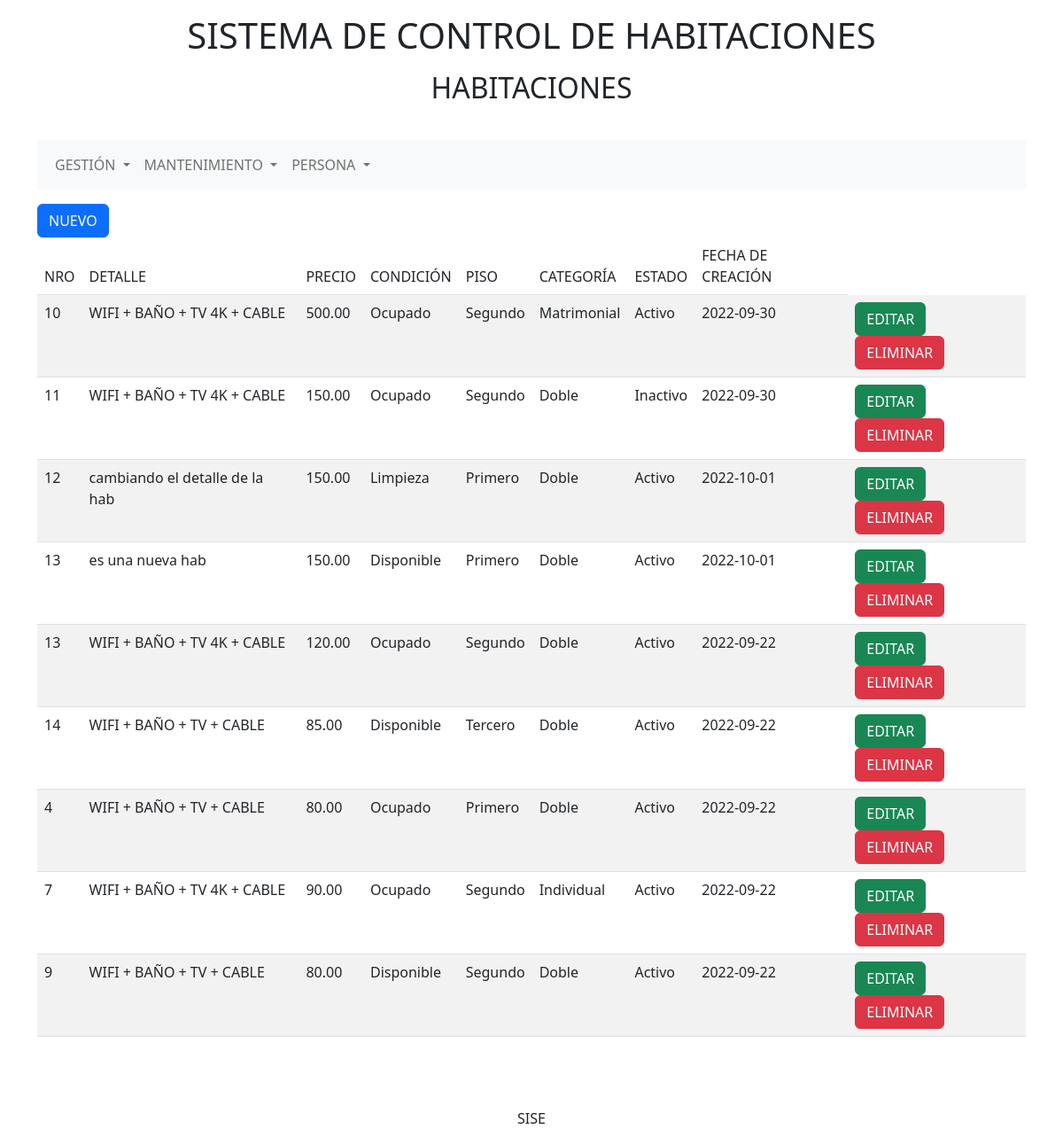
/vista/habitacion/index.php, run on the app's committed database.
### tables this page shows
CREATE TABLE IF NOT EXISTS `habitacion` (
  `IdHabitacion` int(11) NOT NULL AUTO_INCREMENT,
  `Numero` varchar(50) DEFAULT NULL,
  `Detalle` varchar(100) DEFAULT NULL,
  `Precio` decimal(10,2) DEFAULT NULL,
  `IdEstadoHabitacion` int(11) DEFAULT NULL,
  `IdPiso` int(11) DEFAULT NULL,
  `IdCategoria` int(11) DEFAULT NULL,
  `IdEstado` tinyint(1) DEFAULT '1',
  `FechaCreacion` date DEFAULT NULL,
  PRIMARY KEY (`IdHabitacion`),
  KEY `FK__HABITACIO__IdEst__300424B4` (`IdEstadoHabitacion`),
  KEY `FK__HABITACIO__IdPis__30F848ED` (`IdPiso`),
  KEY `FK__HABITACIO__IdCat__31EC6D26` (`IdCategoria`),
  KEY `FK_estado` (`IdEstado`)
);

CREATE TABLE IF NOT EXISTS `estado_habitacion` (
  `IdEstadoHabitacion` int(11) NOT NULL AUTO_INCREMENT,
  `Descripcion` varchar(50) DEFAULT NULL,
  `IdEstado` tinyint(1) DEFAULT '1',
  `FechaCreacion` date DEFAULT NULL,
  PRIMARY KEY (`IdEstadoHabitacion`)
);

CREATE TABLE IF NOT EXISTS `piso` (
  `IdPiso` int(11) NOT NULL AUTO_INCREMENT,
  `Descripcion` varchar(50) DEFAULT NULL,
  `IdEstado` tinyint(1) DEFAULT '1',
  `FechaCreacion` date DEFAULT NULL,
  PRIMARY KEY (`IdPiso`),
  KEY `FK_estado` (`IdEstado`)
);

CREATE TABLE IF NOT EXISTS `categoria` (
  `IdCategoria` int(11) NOT NULL AUTO_INCREMENT,
  `Descripcion` varchar(50) DEFAULT NULL,
  `IdEstado` tinyint(1) DEFAULT '1',
  `FechaCreacion` date DEFAULT NULL,
  PRIMARY KEY (`IdCategoria`),
  KEY `FK_estado` (`IdEstado`)
);

CREATE TABLE IF NOT EXISTS `estado` (
  `IdEstado` int(11) NOT NULL AUTO_INCREMENT,
  `Descripcion` varchar(50) DEFAULT NULL,
  `FechaCreacion` date NOT NULL,
  PRIMARY KEY (`IdEstado`)
);

### controlador/habitacion.php (called while the page is built, shortened)
<?php
require_once("../../modelo/habitacion.php");
class habitacionController{
    public static function index(){
        $habitacion   = new habitacion();
        $dato       =   $habitacion->mostrarv2("habitacion","1");
        require_once("../../vista/habitacion/listar.php");
    }
}?>

### modelo/habitacion.php (called while the page is built, shortened)
<?php
class habitacion{
    public function __construct(){
        require_once('../../class/mysql_crud.php');
    }
    public function mostrarv2($tabla,$condicion){
        $db = new Database();
        $db->connect();
        $q = "SELECT habitacion.IdHabitacion, habitacion.Numero, habitacion.Detalle, habitacion.Precio, estado_habitacion.Descripcion as DescripcionEstado,
        piso.Descripcion as DescripcionPiso, categoria.Descripcion as DescripcionCategoria,
        estado.Descripcion as IdEstado, habitacion.FechaCreacion
        FROM habitacion INNER JOIN estado_habitacion ON habitacion.IdEstadoHabitacion = estado_habitacion.IdEstadoHabitacion
        INNER JOIN piso ON habitacion.IdPiso = piso.IdPiso
        INNER JOIN estado ON habitacion.IdEstado = estado.IdEstado
        INNER JOIN categoria ON habitacion.IdCategoria = categoria.IdCategoria
        WHERE $condicion ORDER BY habitacion.Numero ASC";
        $db->selectQuery($q);
        $res = $db->getResult();
        return $res;
    }
}

### class/mysql_crud.php (called while the page is built, shortened)
<?php
class Database{
	private $db_host = "localhost";
	private $db_user = "root";
	private $db_pass = "";
	private $db_name = "db_hotel";
	private $con = false;
    private $myconn = "";
	private $result = array();
	public function connect(){
		if(!$this->con){
			$this->myconn = new mysqli($this->db_host,$this->db_user,$this->db_pass,$this->db_name);
            if($this->myconn->connect_errno > 0){
                array_push($this->result,$this->myconn->connect_error);
                return false;
            }else{
                $this->con = true;
                return true;
            }
        }else{
            return true;
        }
	}
	public function selectQuery($q){
		$query = $this->myconn->query($q);
		$query = $this->myconn->query($q);
		if($query){
			$this->numResults = $query->num_rows;
			for($i = 0; $i < $this->numResults; $i++){
				$r = $query->fetch_array();
				$key = array_keys($r);
				for($x = 0; $x < count($key); $x++){
					if(!is_int($key[$x])){
						if($query->num_rows >= 1){
							$this->result[$i][$key[$x]] = $r[$key[$x]];
						}else{
							$this->result[$i][$key[$x]] = null;
						}
					}
				}
			}
			return true;
		}else{
			array_push($this->result,$this->myconn->error);
			return false;
		}
    }
    public function getResult(){
        $val = $this->result;
        $this->result = array();
        return $val;
    }
}

### vista/habitacion/listar.php (the view, shortened to what this page needs)
<div class="col-md-12">
    <a href="index.php?m=nuevo" class="btn btn-primary">NUEVO</a>
    <table class="table table-striped">
        <thead>
            <tr>
                <td>NRO</td>
                <td>DETALLE</td>
                <td>PRECIO</td>
                <td>CONDICIÓN</td>
                <td>PISO</td>
                <td>CATEGORÍA</td>
                <td>ESTADO</td>
                <td>FECHA DE CREACIÓN</td>
            </tr>
        </thead>
        <tbody>
            <?php
                if(!empty($dato)):
                    foreach($dato as $key => $v):
                        ?>
                        <tr>
                            <td><?php echo $v['Numero'] ?> </td>
                            <td><?php echo $v['Detalle'] ?> </td>
                            <td><?php echo $v['Precio'] ?> </td>
                            <td><?php echo $v['DescripcionEstado'] ?> </td>
                            <td><?php echo $v['DescripcionPiso'] ?> </td>
                            <td><?php echo $v['DescripcionCategoria'] ?> </td>
                            <td><?php echo $v['IdEstado'] ?> </td>
                            <td><?php echo $v['FechaCreacion'] ?> </td>
                            <td>
                                <a class="btn btn-success" href="index.php?m=editar&id=<?php echo $v['IdHabitacion']?>">EDITAR</a>
                                <a class="btn btn-danger" href="index.php?m=eliminar&id=<?php echo $v['IdHabitacion']?>" onclick="return confirm('¿Está seguro de eliminar el registro?'); false">ELIMINAR</a>
                            </td>
                        </tr>
                    <?php endforeach ?>
                <?php else: ?>
                    <tr>
                        <td colspan="3">NO HAY REGISTROS</td>
                    </tr>
                <?php endif ?>
        </tbody>
    </table>
</div>

### vista/layouts/cabecera.php (shortened to what this page needs)
<!DOCTYPE html>
<html lang="es">
<head>
    <link href="https://cdn.jsdelivr.net/npm/bootstrap@5.2.1/dist/css/bootstrap.min.css" rel="stylesheet">
</head>
<body>
   <div class="contenido">
        <div class="container">
            <div class="row py-3">
                <div class="col-12 text-center">
                    <h1>SISTEMA DE CONTROL DE HABITACIONES</h1>
                    <h2 class="mt-3">
                      <?php if($vista) {
                        echo $vista;
                      }?>
                    </h2>
                </div>
            </div>
            <div class="row py-3 justify-content-center">

### vista/layouts/menu.php (shortened to what this page needs)
<div class="col-md-12 mb-3">
    <nav class="navbar navbar-expand-lg navbar-light bg-light">
        <div class="container-fluid">
                <div class="collapse navbar-collapse" id="navbarSupportedContent">
                        <ul class="navbar-nav me-auto mb-2 mb-lg-0">
                            <li class="nav-item dropdown">
                                <a class="nav-link dropdown-toggle" href="#" id="navbarDropdownGestion" role="button" data-bs-toggle="dropdown" aria-expanded="false">
                                    GESTIÓN
                                </a>
                            </li>
                            <li class="nav-item dropdown">
                                <a class="nav-link dropdown-toggle" href="#" id="navbarDropdownAdministrar" role="button" data-bs-toggle="dropdown" aria-expanded="false">
                                    MANTENIMIENTO
                                </a>
                            </li>
                            <li class="nav-item dropdown">
                                <a class="nav-link dropdown-toggle" href="#" id="navbarDropdownPersonas" role="button" data-bs-toggle="dropdown" aria-expanded="false">
                                    PERSONA
                                </a>
                            </li>
                        </ul>
                </div>
        </div>
    </nav>
</div>

### vista/habitacion/index.php (shortened to what this page needs)
<?php
$vista = 'HABITACIONES';
require_once("../../controlador/habitacion.php");
include("../layouts/cabecera.php");
include("../layouts/menu.php");
if(isset($_GET['m'])):
    if(method_exists("habitacionController",$_GET['m'])):
        habitacionController::{$_GET['m']}();
    endif;
else:
    habitacionController::index();
endif;
require_once("../layouts/footer.php");
?>

### vista/layouts/footer.php
              </div>
       </div>
       <footer id="pie-site" class="mt-5">
              <div class="container">
                     <div class="row">
                            <div class="col text-center">SISE</div>
                     </div>
              </div>
       </footer>
</body>
</html>

### data on the page
habitacion: Numero "10", Detalle "WIFI + BAÑO + TV 4K + CABLE", Precio "500.00", IdEstadoHabitacion.Descripcion "Ocupado", IdPiso.Descripcion "Segundo", IdCategoria.Descripcion "Matrimonial", IdEstado.Descripcion "Activo", FechaCreacion "2022-09-30"
habitacion: Numero "11", Detalle "WIFI + BAÑO + TV 4K + CABLE", Precio "150.00", IdEstadoHabitacion.Descripcion "Ocupado", IdPiso.Descripcion "Segundo", IdCategoria.Descripcion "Doble", IdEstado.Descripcion "Inactivo", FechaCreacion "2022-09-30"
habitacion: Numero "12", Detalle "cambiando el detalle de la hab", Precio "150.00", IdEstadoHabitacion.Descripcion "Limpieza", IdPiso.Descripcion "Primero", IdCategoria.Descripcion "Doble", IdEstado.Descripcion "Activo", FechaCreacion "2022-10-01"
habitacion: Numero "13", Detalle "es una nueva hab", Precio "150.00", IdEstadoHabitacion.Descripcion "Disponible", IdPiso.Descripcion "Primero", IdCategoria.Descripcion "Doble", IdEstado.Descripcion "Activo", FechaCreacion "2022-10-01"
habitacion: Numero "13", Detalle "WIFI + BAÑO + TV 4K + CABLE", Precio "120.00", IdEstadoHabitacion.Descripcion "Ocupado", IdPiso.Descripcion "Segundo", IdCategoria.Descripcion "Doble", IdEstado.Descripcion "Activo", FechaCreacion "2022-09-22"
habitacion: Numero "14", Detalle "WIFI + BAÑO + TV + CABLE", Precio "85.00", IdEstadoHabitacion.Descripcion "Disponible", IdPiso.Descripcion "Tercero", IdCategoria.Descripcion "Doble", IdEstado.Descripcion "Activo", FechaCreacion "2022-09-22"
habitacion: Numero "4", Detalle "WIFI + BAÑO + TV + CABLE", Precio "80.00", IdEstadoHabitacion.Descripcion "Ocupado", IdPiso.Descripcion "Primero", IdCategoria.Descripcion "Doble", IdEstado.Descripcion "Activo", FechaCreacion "2022-09-22"
habitacion: Numero "7", Detalle "WIFI + BAÑO + TV 4K + CABLE", Precio "90.00", IdEstadoHabitacion.Descripcion "Ocupado", IdPiso.Descripcion "Segundo", IdCategoria.Descripcion "Individual", IdEstado.Descripcion "Activo", FechaCreacion "2022-09-22"
habitacion: Numero "9", Detalle "WIFI + BAÑO + TV + CABLE", Precio "80.00", IdEstadoHabitacion.Descripcion "Disponible", IdPiso.Descripcion "Segundo", IdCategoria.Descripcion "Doble", IdEstado.Descripcion "Activo", FechaCreacion "2022-09-22"

### other printed values
$vista "HABITACIONES"
